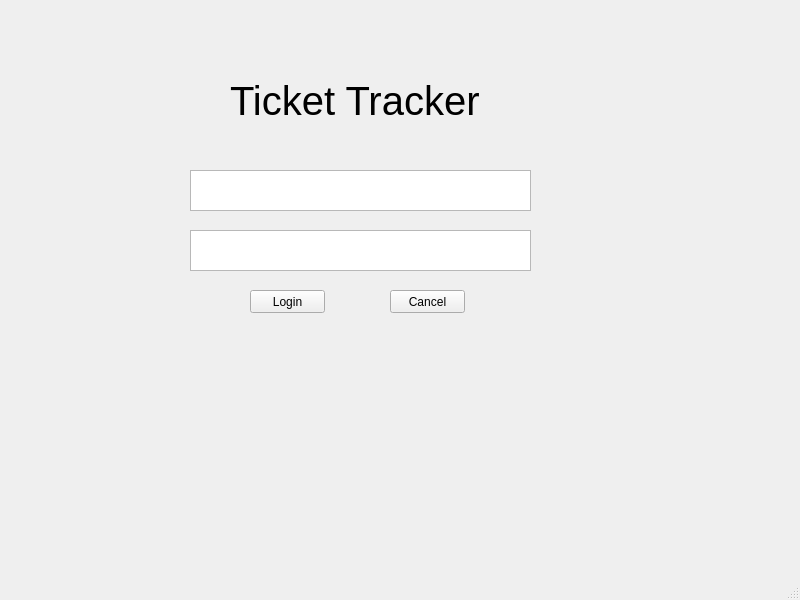
<?xml version="1.0" encoding="UTF-8"?>
<ui version="4.0">
 <class>MainWindow</class>
 <widget class="QMainWindow" name="MainWindow">
  <property name="geometry">
   <rect>
    <x>0</x>
    <y>0</y>
    <width>800</width>
    <height>600</height>
   </rect>
  </property>
  <property name="windowTitle">
   <string>MainWindow</string>
  </property>
  <widget class="QWidget" name="centralwidget">
   <widget class="QPushButton" name="pushButton">
    <property name="geometry">
     <rect>
      <x>250</x>
      <y>290</y>
      <width>75</width>
      <height>23</height>
     </rect>
    </property>
    <property name="text">
     <string>Login</string>
    </property>
   </widget>
   <widget class="QPushButton" name="pushButton_2">
    <property name="geometry">
     <rect>
      <x>390</x>
      <y>290</y>
      <width>75</width>
      <height>23</height>
     </rect>
    </property>
    <property name="text">
     <string>Cancel</string>
    </property>
   </widget>
   <widget class="QPlainTextEdit" name="plainTextEdit">
    <property name="geometry">
     <rect>
      <x>190</x>
      <y>170</y>
      <width>341</width>
      <height>41</height>
     </rect>
    </property>
   </widget>
   <widget class="QPlainTextEdit" name="plainTextEdit_2">
    <property name="geometry">
     <rect>
      <x>190</x>
      <y>230</y>
      <width>341</width>
      <height>41</height>
     </rect>
    </property>
   </widget>
   <widget class="QLabel" name="label">
    <property name="geometry">
     <rect>
      <x>230</x>
      <y>70</y>
      <width>261</width>
      <height>61</height>
     </rect>
    </property>
    <property name="font">
     <font>
      <pointsize>30</pointsize>
     </font>
    </property>
    <property name="text">
     <string>Ticket Tracker</string>
    </property>
   </widget>
  </widget>
  <widget class="QMenuBar" name="menubar">
   <property name="geometry">
    <rect>
     <x>0</x>
     <y>0</y>
     <width>800</width>
     <height>21</height>
    </rect>
   </property>
  </widget>
  <widget class="QStatusBar" name="statusbar"/>
 </widget>
 <resources/>
 <connections/>
</ui>
